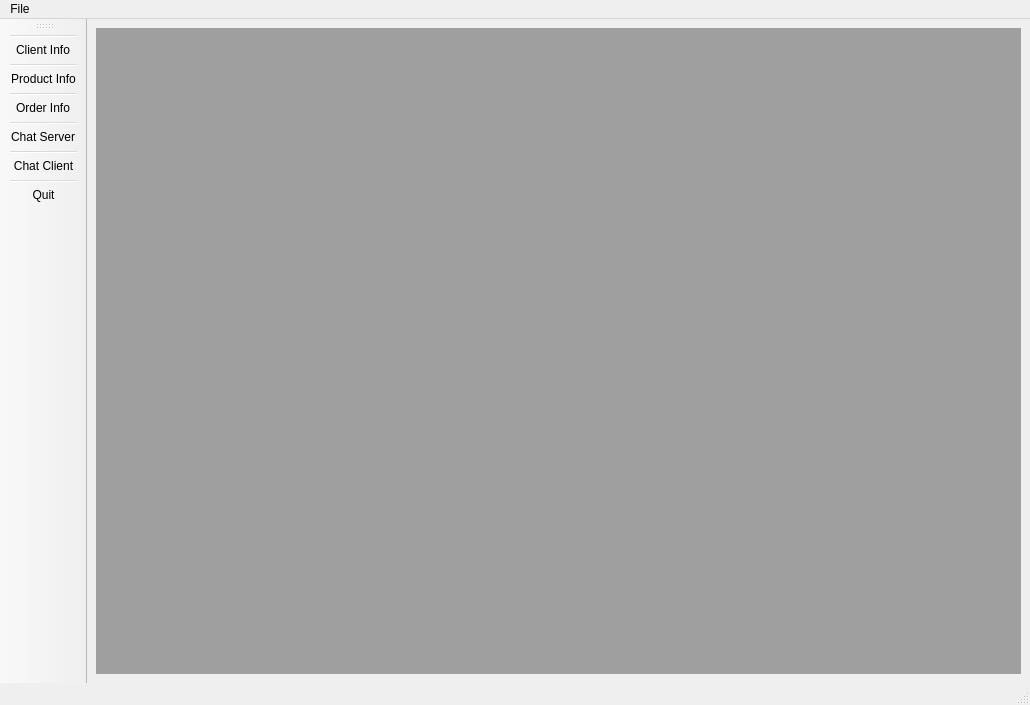
<?xml version="1.0" encoding="UTF-8"?>
<ui version="4.0">
 <class>MainWindow</class>
 <widget class="QMainWindow" name="MainWindow">
  <property name="geometry">
   <rect>
    <x>0</x>
    <y>0</y>
    <width>1030</width>
    <height>705</height>
   </rect>
  </property>
  <property name="windowTitle">
   <string>MainWindow</string>
  </property>
  <widget class="QWidget" name="centralwidget">
   <layout class="QHBoxLayout" name="horizontalLayout">
    <item>
     <widget class="QMdiArea" name="mdiArea">
      <property name="maximumSize">
       <size>
        <width>16777215</width>
        <height>16777215</height>
       </size>
      </property>
      <property name="layoutDirection">
       <enum>Qt::LeftToRight</enum>
      </property>
      <property name="lineWidth">
       <number>1</number>
      </property>
      <property name="viewMode">
       <enum>QMdiArea::TabbedView</enum>
      </property>
     </widget>
    </item>
   </layout>
  </widget>
  <widget class="QMenuBar" name="menubar">
   <property name="geometry">
    <rect>
     <x>0</x>
     <y>0</y>
     <width>1030</width>
     <height>17</height>
    </rect>
   </property>
   <widget class="QMenu" name="menuFile">
    <property name="title">
     <string>File</string>
    </property>
    <addaction name="separator"/>
    <addaction name="actionQuit"/>
   </widget>
   <addaction name="menuFile"/>
  </widget>
  <widget class="QToolBar" name="toolBar">
   <property name="maximumSize">
    <size>
     <width>16777215</width>
     <height>16777215</height>
    </size>
   </property>
   <property name="windowTitle">
    <string>toolBar</string>
   </property>
   <property name="movable">
    <bool>true</bool>
   </property>
   <property name="allowedAreas">
    <set>Qt::AllToolBarAreas</set>
   </property>
   <property name="iconSize">
    <size>
     <width>32</width>
     <height>50</height>
    </size>
   </property>
   <attribute name="toolBarArea">
    <enum>LeftToolBarArea</enum>
   </attribute>
   <attribute name="toolBarBreak">
    <bool>false</bool>
   </attribute>
   <addaction name="separator"/>
   <addaction name="actionClient"/>
   <addaction name="separator"/>
   <addaction name="actionProduct"/>
   <addaction name="separator"/>
   <addaction name="actionOrder"/>
   <addaction name="separator"/>
   <addaction name="actionChatServer"/>
   <addaction name="separator"/>
   <addaction name="actionChat_Client"/>
   <addaction name="separator"/>
   <addaction name="actionQuit"/>
  </widget>
  <widget class="QStatusBar" name="statusbar"/>
  <action name="actionQuit">
   <property name="text">
    <string>Quit</string>
   </property>
  </action>
  <action name="actionClient">
   <property name="text">
    <string>Client Info</string>
   </property>
   <property name="shortcut">
    <string>Ctrl+1</string>
   </property>
  </action>
  <action name="actionProduct">
   <property name="text">
    <string>Product Info</string>
   </property>
   <property name="shortcut">
    <string>Ctrl+2</string>
   </property>
  </action>
  <action name="actionOrder">
   <property name="text">
    <string>Order Info</string>
   </property>
   <property name="shortcut">
    <string>Ctrl+3</string>
   </property>
  </action>
  <action name="actionChatServer">
   <property name="text">
    <string>Chat Server</string>
   </property>
   <property name="shortcut">
    <string>Ctrl+4</string>
   </property>
  </action>
  <action name="actionChat_Client">
   <property name="text">
    <string>Chat Client</string>
   </property>
   <property name="toolTip">
    <string>Chat Client</string>
   </property>
   <property name="shortcut">
    <string>Ctrl+5</string>
   </property>
  </action>
 </widget>
 <resources/>
 <connections>
  <connection>
   <sender>actionQuit</sender>
   <signal>triggered()</signal>
   <receiver>MainWindow</receiver>
   <slot>close()</slot>
   <hints>
    <hint type="sourcelabel">
     <x>-1</x>
     <y>-1</y>
    </hint>
    <hint type="destinationlabel">
     <x>399</x>
     <y>299</y>
    </hint>
   </hints>
  </connection>
 </connections>
</ui>
